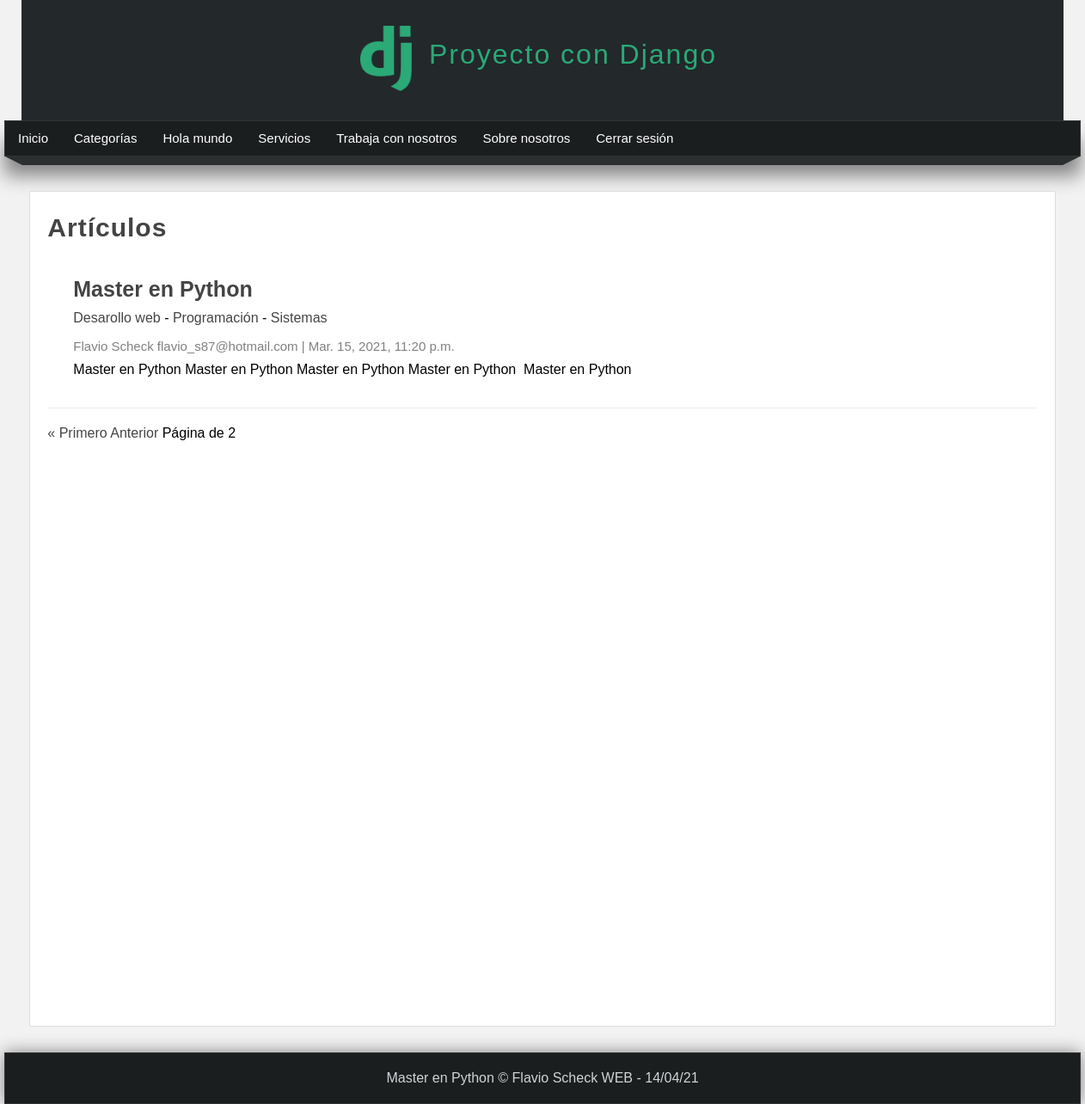
/articulos/?page=2 (signed in), run on the app's committed database.
### pages/models.py (models this page shows, shortened)
class Page(models.Model):
    title = models.CharField(max_length=50, verbose_name="Título")
    content = RichTextField(verbose_name="Contenido")
    slug = models.CharField(unique=True, max_length=150, verbose_name="URL amigable")
    order = models.IntegerField(default=0, verbose_name="Orden")
    visible = models.BooleanField(verbose_name="¿Visible?")
    created_at = models.DateTimeField(auto_now_add=True, verbose_name="Creado el")
    updated_at = models.DateTimeField(auto_now=True, verbose_name="Actualizado el")
    class Meta:
        verbose_name = "Página"
        verbose_name_plural = "Páginas"

### blog/models.py (models this page shows, shortened)
class Article(models.Model):
    title = models.CharField(max_length=150, verbose_name='Título')
    content = RichTextField(verbose_name='Contenido')
    image = models.ImageField(default='null', verbose_name="Imagen", upload_to="articles")
    public = models.BooleanField(verbose_name='¿Publicado?')
    user = models.ForeignKey(User, editable=False, verbose_name='Usuario', on_delete=models.CASCADE)
    categories = models.ManyToManyField(Category, verbose_name='Categorías', blank=True)
    created_at = models.DateTimeField(auto_now_add=True, verbose_name='Creado el')
    updated_at = models.DateTimeField(auto_now=True, verbose_name='Editado el')
    class Meta:
        verbose_name = 'Artículo'
        verbose_name_plural = 'Artículos'
        ordering = ['-created_at']

class Category(models.Model):
    name = models.CharField(max_length=100, verbose_name='Nombre')
    description = models.CharField(max_length=255, verbose_name='Descripción')
    created_at = models.DateTimeField(auto_now_add=True, verbose_name='Creado el')
    class Meta:
        verbose_name = 'Categoría'
        verbose_name_plural = 'Categorías'

### blog/views.py (the view)
# urls.py: path('articulos/', views.list, name="list"),
@login_required(login_url="login")
def list(request):
    articles = Article.objects.all()
    paginator = Paginator(articles, 2)
    page = request.GET.get('page')
    page_articles = paginator.get_page(page)
    return render(request, 'articles/list.html', {
        'title': 'Artículos',
        'articles': page_articles
    })

### blog/proccesor.py (called while the page is built)
def get_categories(request):
    categories_in_use = Article.objects.filter(public=True).values_list('categories', flat=True)
    categories = Category.objects.filter(id__in=categories_in_use).values_list('id', 'name')
    return {
        'categories': categories,
        'ids': categories_in_use
    }

### pages/context_processors.py (called while the page is built)
def get_pages(request):
    pages = Page.objects.filter(visible=True).order_by('order').values_list('id', 'title', 'slug')
    return {
        'pages': pages
    }

### blog/templates/articles/list.html (shortened to what this page needs)
{% extends 'layouts/layout.html' %}
{% block content %}
    <h1 class="title">{{title}}</h1>
    {% include 'articles/articles.html' %}
    {% include 'articles/pagination.html' %}
{% endblock %}

### mainapp/templates/layouts/layout.html (shortened to what this page needs)
{% load static %}
<!DOCTYPE html>
<html lang="es">
<head>
    {% load static %}
    <link rel="stylesheet" type="text/css" href="{% static 'css/style.css' %}" />
</head>
<body>
    <header>
        <div id="logotipo">
            <img src="{% static 'images/logo.png' %}" />
            <h1>Proyecto con Django</h1>
        </div>
    </header>
    <nav>
        <ul>
            <li>
                <a href="{% url 'index' %}">Inicio</a>
            </li>
            {% if user.email %}
                <li>
                    <a href="{% url 'list' %}">Categorías</a>
                </li>
                {% for page in pages %}
                    <li>
                        <a href="{% url 'page' page.2 %}">{{page.1}}</a>
                    </li>
                {% endfor %}
                <li>
                    <a href="{% url 'logout' %}">Cerrar sesión</a>
                </li>
            {% endif %}
        </ul>
    </nav>
    <div class= "barra">
        <span class="esquina-izquierda"></span>
        <span class="relleno-barra"></span>
        <span class="esquina-derecha"></span>
    </div>
    <div id="content">
        <div class="box">
            {% block content %}{% endblock %}
        </div>
    </div>
    <footer>
        Master en Python &copy; Flavio Scheck WEB - {% now "d/m/y" %}
    </footer>
</body>
</html>

### blog/templates/articles/articles.html (shortened to what this page needs)
{% for article in articles %}
        <article class="article-item">
            <div class="data">
                <h2>
                    <a href="{% url 'article' article.id %}">
                    {{article.title}}
                    </a>
                </h2>
                <p>
                    {% for category in article.categories.all %}
                        <a href="{% url 'category' category.id %}">{{category.name}}</a>
                        {% if forloop.counter < article.categories.all|length %}
                            {{'-'}}
                        {% endif %}
                    {% endfor %}
                </p>
                <span class="date">
                {{article.user.first_name}} {{article.user.last_name}}
                {{article.user.email}}
                |
                {{article.created_at}}
                </span>
                <p>
                    {{article.content|safe}}
                </p>
            </div>
        </article>
{% endfor %}

### mainapp/static/css/style.css (style rules this page uses)
* { margin: 0px; padding: 0px; font-family: Arial, Helvetica, sans-serif; text-decoration: none; }
.box p, .box h2, .box h3, .box ul { margin-top: 5px; margin-bottom: 5px; }
body { background-color: #f2f2f2; }
header { width: 1212px; height: 140px; background-color: #23282B; margin: 0px auto; }
#logotipo { width: 35%; height: 130%; margin: 0% auto; padding-top: 10px; }
#logotipo img { display: block; width: 60px; float: left; margin-top: 20px; }
#logotipo h1 { display: block; float: left; margin-top: 35px; margin-left: 20px; letter-spacing: 2px; font-weight: lighter; color: #2ba977; }
nav { width: 1250px; height: 40px; margin: 0 auto; background-color: #1B1E1F; border: 1px solid #333333; box-shadow: 0px 22px 22px gray; font-size: 15px; }
nav > ul { list-style: none; text-decoration: none; }
nav > ul > li { line-height: 40px; float: left; }
nav > ul > li > a { display: block; padding-left: 15px; padding-right:15px; color: white; }
.barra { width: 1250px; margin: 0 auto; }
.esquina-izquierda { display: block; border-left: 20px solid transparent; border-top: 10px solid #2B2F30; float: left; }
.esquina-derecha { display: block; border-right: 20px solid transparent; border-top: 10px solid #2B2F30; float: right; }
.relleno-barra { display: block; width: 1210px; height: 10px; background:#2B2F30; float: left; }
#content { width: 1212px; min-height: 930px; margin: 0 auto; margin-bottom: 30px; margin-top: 40px; }
.box { background: white; width: 95%; min-height: 930px; padding: 20px; border: 1px solid #ddd; border-radius: 2px; margin: 0 auto; }
.box a { transition: all 300ms; color: #444; }
.title { color: #444; letter-spacing: 1px; font-size: 30px; margin-bottom: 10px; margin-top: 5px; }
.date { display: block; margin-top: 15px; margin-bottom: 15px; color: gray; }
.article-item { margin-bottom: 20px; margin-top: 20px; padding: 15px; border-bottom: 1px solid #eee; clear: both; }
.article-item .data { float: left; padding: 15px; padding-top: 0px; }
.article-item h2 { display: block; font-size: 25px; color: #333; margin-bottom: 10px; }
.article-item span.date { display: block; font-size: 15px; color: gray; margin-bottom: 10px; }
footer { width: 1250px; background-color: #1b1e1f; border: 1px solid #333; color: #d1d4d6; text-align: center; margin: 0 auto; padding-top: 20px; padding-bottom: 20px; box-shadow: 0px 0px 20px gray; }

### data on the page
Page: title "Hola mundo"
Page: title "Servicios"
Page: title "Trabaja con nosotros"
Page: title "Sobre nosotros"
Article: title "Master en Python", user.first_name "Flavio", user.last_name "Scheck", user.email "flavio_s87@hotmail.com", created_at "Mar. 15, 2021, 11:20 p.m.", content "Master en Python Master en Python Master en Python Master en Python Master en Python"
Category: name "Desarollo web", value "-"
Category: name "Programación", value "-"
Category: name "Sistemas"

### other printed values
{{ title }} "Artículos"
{{ articles.paginator.num_pages }} "2"
